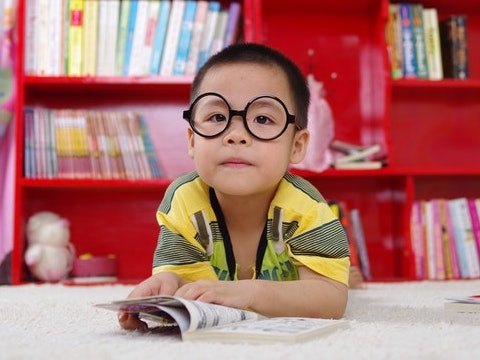
#> input picture Computer Vision 1 Introduction (Python)/week1-python/data/images/boy.jpg, 480 x 360 px
$ jupyter execute basic_math_operations-Benedict-Thinkpad.ipynb   (shell and % lines are left out)
#> lines starting #> are read from the running program, lines starting #| are printed output that depends on the picture
# <font style="color:rgb(50,120,229)">Overview</font>
In this section, we will go over some basic mathematical operations. The most basic operations like addition and multiplication are very heavily used in all image processing and computer vision applications. We will take a few examples to illustrate the concepts.

We will also look at a few pitfalls in OpenCV which one should be aware of while doing mathematical operations on matrices.

Lot of CV practitioners have a difficult time with arithmetic operations since they don't take care of the data types they are dealing with fully and waste a lot of time on debugging trivial bugs.

We will look into two simple operations on images that change the brightness and contrast of the image which use the arithmetic operations like addition and multiplication respectively.

# <font style = "color:rgb(50,120,229)">Datatype Conversion</font>
Before we get into any mathematical operations, it is very important to understand the data types used and how to convert from one to another.

As we saw in previous modules, an image is represented as a numpy array once it's read using **`cv2.imread`** function. The default datatype of this object is **unsigned integer** (**8 bits**). For most Arithmentic operations like multiplication or division, we need to convert the array type to floating point with each pixel having **16, 32 or 64 bits** of data. This helps prevent overflow while working with the images.

Most of the time we dont need to work using float64 and float32 is enough for most image processing operations ( even float16 )

[cell 1]
# Import libraries
import cv2
import numpy as np
from dataPath import DATA_PATH
import matplotlib.pyplot as plt

[cell 2]
# Read image
image = cv2.imread(DATA_PATH+"images/boy.jpg")
#> image is the input picture: shape (360, 480, 3); mean B, G, R 111.8, 115.3, 174.3

[cell 3]
scalingFactor = 1/255.0

# Convert unsigned int to float
image = np.float32(image)
# Scale the values so that they lie between [0,1]
image = image * scalingFactor

The scale or the scaling factor reduces the range of **0-255** to **0-1**, hence all the floating point numbers now range between 0-1. When we convert back to unsigned integer we use the **reciprocal** of the scaling factor and the range is converted from 0-1 to 0-255.

[cell 4]
#Convert back to unsigned int
image = image * (1.0/scalingFactor)
image = np.uint8(image)

# <font style="color:rgb(50,120,229)">Contrast Enhancement</font>
Many definitions of contrast exist in literature. Without going into the gory details, roughly speaking it is the difference in intensity between the brightest and darkest regions of a given image. Higher the difference, higher is the contrast. The maximum contrast of an image is also known as **Dynamic Range**. In an image with good contrast, objects are easily discernible.

One of the easiest ways to improve contrast of an image is Intensity Scaling

In this approach, a scale factor ( $\alpha$ ) is multiplied with intensity values of all the pixels. Given below is the code snippet to do the same. Intensity scaling is represented by the following equation

 $$
 I_o = \alpha I
 $$

## <font style="color:rgb(50,120,229)">Code for Contrast Enhancement</font>

In the code below, we will apply the above mentioned formulas to get contrast enhanced images.

We will increase the contrast by 30%.

[cell 5]
contrastPercentage = 30

# Multiply with scaling factor to increase contrast
contrastHigh = image * (1+contrastPercentage/100)

# Display the outputs
plt.figure(figsize=[20,20])
plt.subplot(121);plt.imshow(image[...,::-1]);plt.title("original Image");
plt.subplot(122);plt.imshow(contrastHigh[...,::-1]);plt.title("High Contrast");
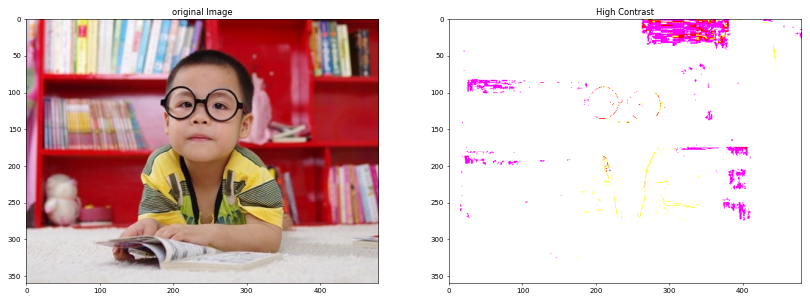
#> figure drawn by matplotlib, 2 panels

## <font style="color:rgb(50,120,229)">What's wrong?</font>
Why did these simple operations gave such undesirable results? To answer that, let us do a quick check of the image properties.

[cell 6]
print("Original Image Datatype : {}".format(image.dtype))
#| Original Image Datatype : uint8
print("Contrast Image Datatype : {}".format(contrastHigh.dtype))
#| Contrast Image Datatype : float64

print("Original Image Highest Pixel Intensity : {}".format(image.max()))
#| Original Image Highest Pixel Intensity : 255
print("Contrast Image Highest Pixel Intensity : {}".format(contrastHigh.max()))
#| Contrast Image Highest Pixel Intensity : 331.5

### <font style = "color:rgb(8,133,37)">Issue with Contrast Enhancement code </font>
The white display in case of contrastHigh is more of a display issue. Display functions expect the images to be in either of these 2 formats:
1. If the image is in float datatype, then the range should be [0,1]. Anything above 255 is considered as white.
1. If the image is in int datatype, then the range should be [0,255]

### <font style = "color:rgb(8,133,37)">Solution </font>
We can see that the datatype of contrastHigh is float and the max value is 331.5. This means that in order to get rid of this display problem, we can consider the above 2 points and make the image conform to any of the valid formats. So, to get rid of the problem, we can do the following:
1. **`Clip`** the intensity values to **`0 ~ 255`** and change the data type to **`uint8`**.
1. If you want to keep the image in float format, then **`Normalize`** the instensity values so that it lies in **`[0,1]`**

[cell 7]
contrastPercentage = 30

# Clip the values to [0,255] and change it back to uint8 for display
contrastImage = image * (1+contrastPercentage/100)
clippedContrastImage = np.clip(contrastImage, 0, 255)
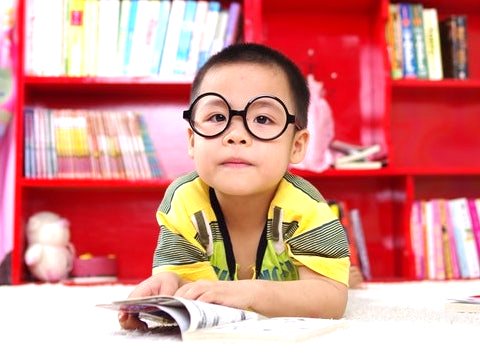
#> clippedContrastImage: shape (360, 480, 3) float64; mean B, G, R 139.3, 143.9, 215.9
contrastHighClippedUint8 = np.uint8(clippedContrastImage)

# Convert the range to [0,1] and keep it in float format
contrastHighNormalized = (image * (1+contrastPercentage/100))/255
contrastHighNormalized01Clipped = np.clip(contrastHighNormalized,0,1)

plt.figure(figsize=[20,20])
plt.subplot(131);plt.imshow(image[...,::-1]);plt.title("original Image");
plt.subplot(132);plt.imshow(contrastHighClippedUint8[...,::-1]);plt.title("converted back to uint8");
plt.subplot(133);plt.imshow(contrastHighNormalized01Clipped[...,::-1]);plt.title("Normalized float to [0, 1]");
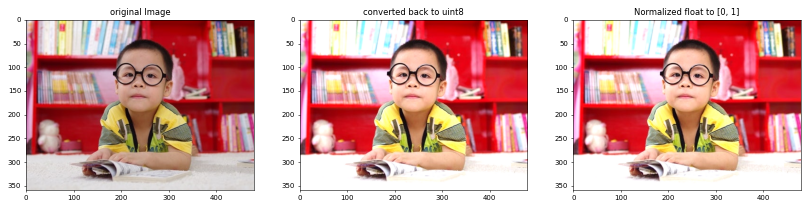
#> figure drawn by matplotlib, 3 panels

# <font style="color:rgb(50,120,229)">Brightness Enhancement</font>
Brightness is a measure of light falling on the scene. In RGB color space, it can be thought of as the arithmetic mean of the R, G and B color values. To make an image brighter, the intensity values should be increased by some offset ( $\beta$ ) and vice-versa.

If $I$ is the input image, and $I_o$ is the output image, brightness enhanced image is given by the equation

$$
I_o = I + \beta
$$

## <font style="color:rgb(50,120,229)">Code for Brightness Enhancement</font>

In the code below, we will apply the above mentioned formulas to get brightness enhanced images.

We will increase the brightness by 50 intensity levels. ( Note that there are 255 intensity levels in a image)

[cell 8]
brightnessOffset = 50

# Add the offset for increasing brightness
brightHigh = image + brightnessOffset
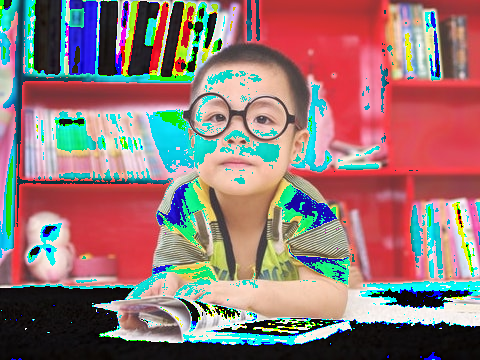
#> brightHigh: shape (360, 480, 3); mean B, G, R 116.6, 118.7, 146.4

# Display the outputs
plt.figure(figsize=[20,20])
plt.subplot(121);plt.imshow(image[...,::-1]);plt.title("original Image");
plt.subplot(122);plt.imshow(brightHigh[...,::-1]);plt.title("High Brightness");
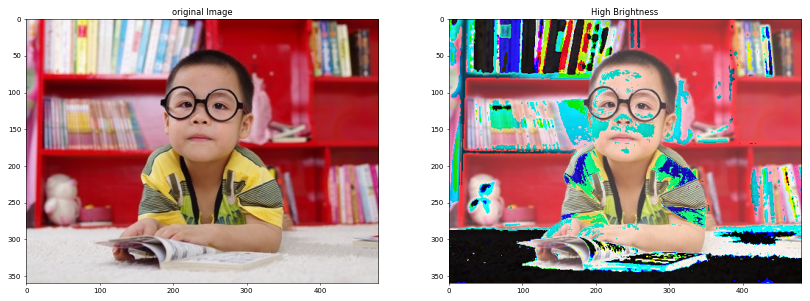
#> figure drawn by matplotlib, 2 panels

## <font style="color:rgb(50,120,229)">What's wrong?</font>
Why did these simple operations gave such undesirable results? To answer that, let us do a quick check of the image properties.

[cell 9]
print("Original Image Datatype : {}".format(image.dtype))
#| Original Image Datatype : uint8
print("Brightness Image Datatype : {}\n".format(brightHigh.dtype))
#| Brightness Image Datatype : uint8

print("Original Image Highest Pixel Intensity : {}".format(image.max()))
#| Original Image Highest Pixel Intensity : 255
print("Brightness Image Highest Pixel Intensity : {}".format(brightHigh.max()))
#| Brightness Image Highest Pixel Intensity : 255

### <font style="color:rgb(8,133,37)">Issue with Brightness Enhancement Code </font>
The highest pixel intensity in the original image is 255. Since we have added 50 to each pixel, the highest pixel intensity in `brightHigh` image should have been `305`. But we can see that the highest pixel intensity is in brightHigh image is `255`.

This is happening because of the uint8 datatype. Since the maximum value that a unsigned 8 bit integer can hold is 255, any value greater than that is causing an **`overflow`**.

This is a much more serious problem than the display issue we encountered earlier. These kind of bugs go undetected and cause havoc in the final application as they will be difficult to debug also.

Let us take an example to understand what was going on in the above case.

[cell 10]
# Sample 2x2 matrix of type uint8
a = np.array([[100, 110],
              [120, 130]], dtype='uint8')
print(a)

[cell 11]
# Add 130 so that the last element encounters overflow
print(a + 130)

You can see that the element a[1,1] should have been 260. but instead it overflowed and rolled over. There will be a similar problem if we subtract.

Let us see another interesting nuisance.

[cell 12]
print(a - 130)

And this?

[cell 13]
print(a + (-130))

In the first case, both operands (a and 130) are uint8 and thus the output is uint8 and hence the underflow.

But in the second case, the 2nd operand has a type int16. Thus, the final output becomes int16 and thus, doesnt underflow.

This shows a major Pitfall of using uint8 while dealing with arithmetic operations on images.

Thus, it is important to convert the images to int or float(recommended) data types while doing arithmetic operations (like addition, subraction multiplication etc) on images to avoid undesirable results.

### <font style="color:rgb(8,133,37)">Solution </font>
In order to get rid of this problem, we can do the following:
1. use opencv to handle uint8 arithmetic
1. we should do all mathematical operations at a high dynamic range by converting the datatype of the operands to higher order integers or float, whichever is applicable.

We will see how to get the resolve these issues and get the correct outputs.

### <font style="color:rgb(8,133,37)">Solution 1 : Use opencv functions</font>

[cell 14]
print(cv2.add(a,130))

Clipping

### <font style="color:rgb(8,133,37)">Solution 2a: Convert to int32/int64</font>

You should convert to higher integer types to avoid overflow and underflow situations.
Perform clipping if necessary and bring it back to uint8 in the final stage as that is what the display functions expect.

[cell 15]
a_int32 = np.int32(a)
b = a_int32+130
print(b)

[cell 16]
print(b.clip(0,255))
b_uint8 = np.uint8(b)
b_uint8

You can do the same with float datatype as well

### <font style="color:rgb(8,133,37)">Solution 2b: Convert to normalized float32/float64 </font>

It is a good practice to convert the uint8 to float and normalize the range to [0,1] and change it back to [0,255] after doing all arithmetic operations

[cell 17]
a_float32 = np.float32(a)/255
b = a_float32 + 130/255
print(b)

[cell 18]
c = b*255
print("Output = \n{}".format(c))
print("Clipped output= \n{}".format(c.clip(0,255)))
b_uint8 = np.uint8(c.clip(0,255))
print("uint8 output = \n{}".format(b_uint8))

# <font style="color:rgb(50,120,229)">Final Solution </font>

[cell 19]
brightnessOffset = 50

# Add the offset for increasing brightness
brightHighOpenCV = cv2.add(image, np.ones(image.shape,dtype='uint8')*brightnessOffset)
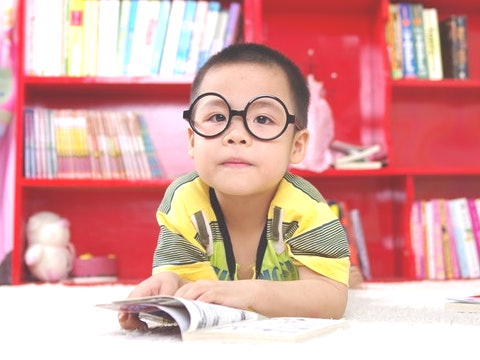
#> brightHighOpenCV: shape (360, 480, 3); mean B, G, R 158.9, 162.5, 219.2

brightHighInt32 = np.int32(image) + brightnessOffset
brightHighInt32Clipped = np.clip(brightHighInt32,0,255)

# Display the outputs
plt.figure(figsize=[20,20])
plt.subplot(131);plt.imshow(image[...,::-1]);plt.title("original Image");
plt.subplot(132);plt.imshow(brightHighOpenCV[...,::-1]);plt.title("Using cv2.add function");
plt.subplot(133);plt.imshow(brightHighInt32Clipped[...,::-1]);plt.title("Using numpy and clipping");
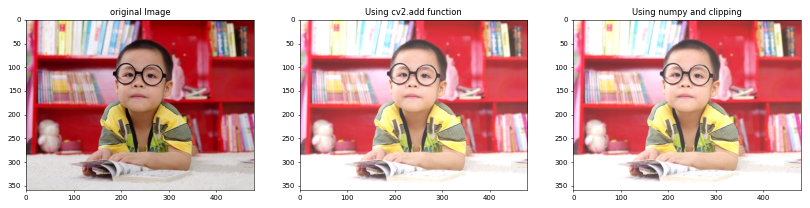
#> figure drawn by matplotlib, 3 panels

[cell 20]
# Add the offset for increasing brightness
brightHighFloat32 = np.float32(image) + brightnessOffset
brightHighFloat32NormalizedClipped = np.clip(brightHighFloat32/255,0,1)

brightHighFloat32ClippedUint8 = np.uint8(brightHighFloat32NormalizedClipped*255)

# Display the outputs
plt.figure(figsize=[20,20])
plt.subplot(131);plt.imshow(image[...,::-1]);plt.title("original Image");
plt.subplot(132);plt.imshow(brightHighFloat32NormalizedClipped[...,::-1]);plt.title("Using np.float32 and clipping");
plt.subplot(133);plt.imshow(brightHighFloat32ClippedUint8[...,::-1]);plt.title("Using int->float->int and clipping");

$ run again, with Computer Vision 1 Introduction (Python)/week1-python/data/images/musk.jpg copied over Computer Vision 1 Introduction (Python)/week1-python/data/images/boy.jpg
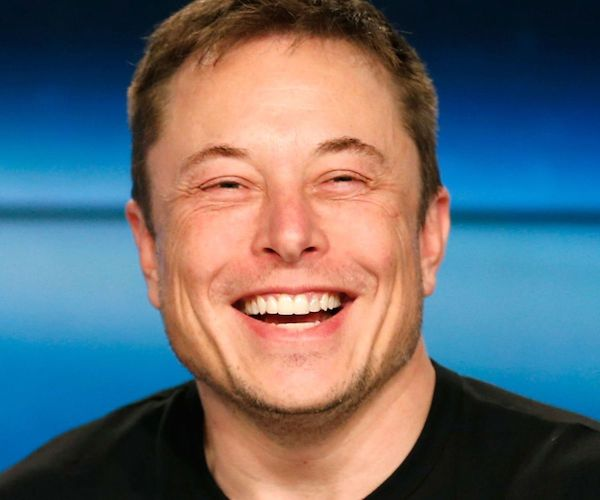
#> input picture Computer Vision 1 Introduction (Python)/week1-python/data/images/musk.jpg, 600 x 500 px
#> image is the input picture: shape (500, 600, 3); mean B, G, R 112.1, 105.5, 100.1
#| Original Image Datatype : uint8
#| Contrast Image Datatype : float64
#| Original Image Highest Pixel Intensity : 255
#| Contrast Image Highest Pixel Intensity : 331.5
#| Original Image Datatype : uint8
#| Brightness Image Datatype : uint8
#| Original Image Highest Pixel Intensity : 255
#| Brightness Image Highest Pixel Intensity : 255
#> `brightHighOpenCV = cv2.add(image, np.ones(image.shape,dtype='uint8')*b..`:
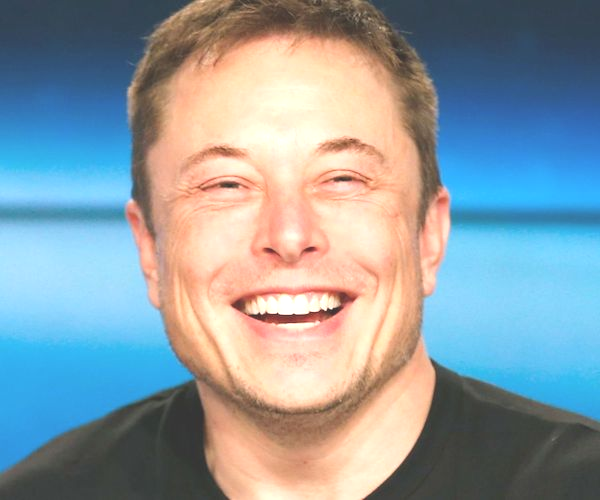
#> brightHighOpenCV: shape (500, 600, 3); mean B, G, R 161.9, 155.5, 141.6
#> `[cell 19] brightnessOffset = 50  # Add the offset for increasing brigh..`:
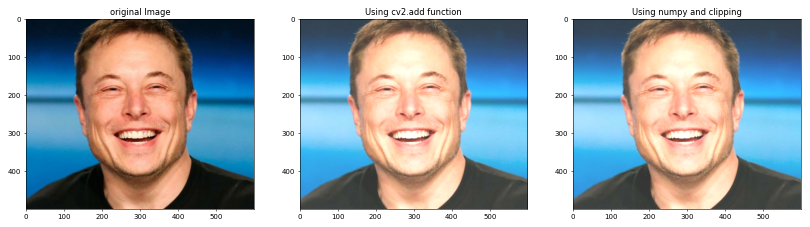
#> figure drawn by matplotlib, 3 panels
